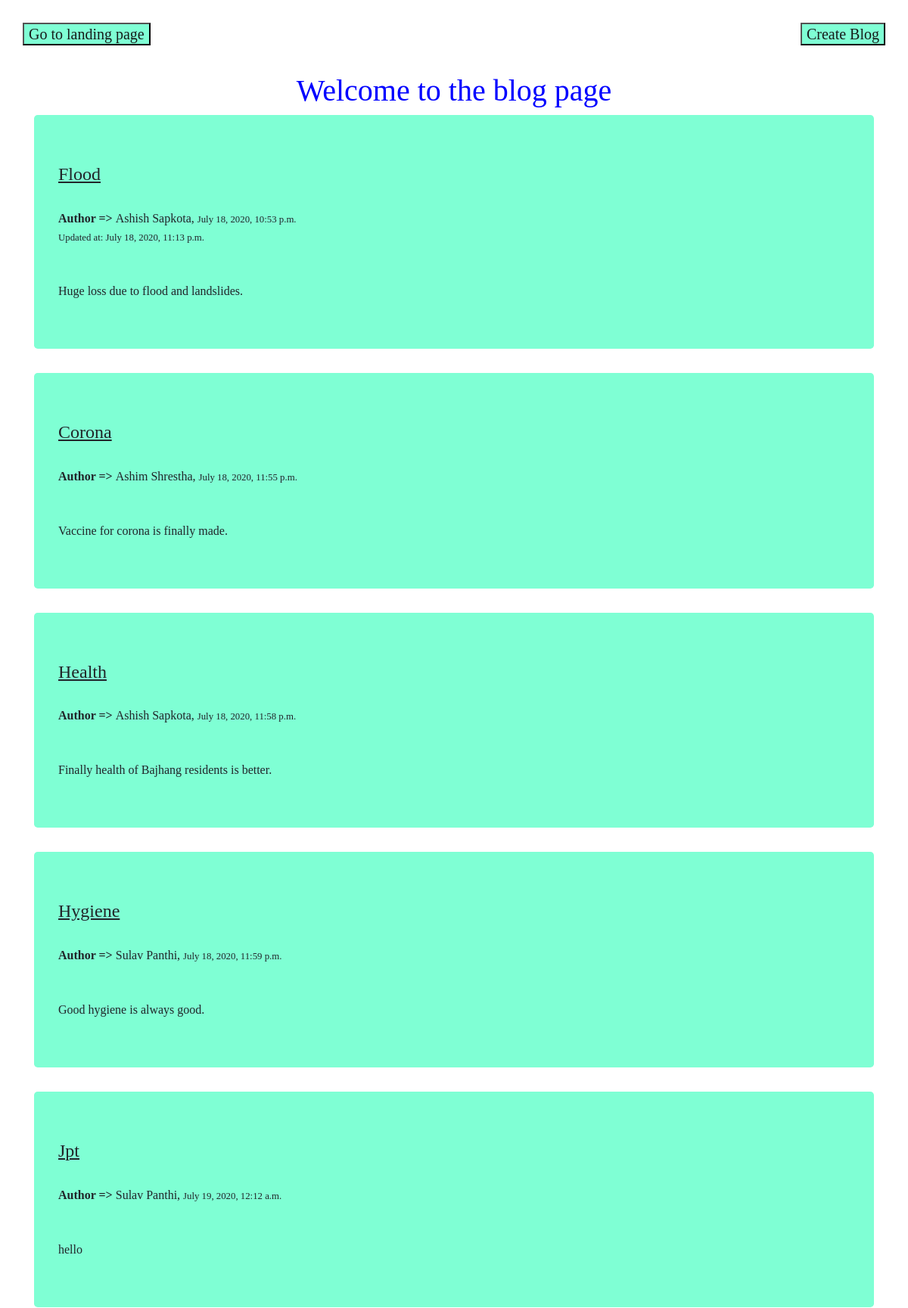
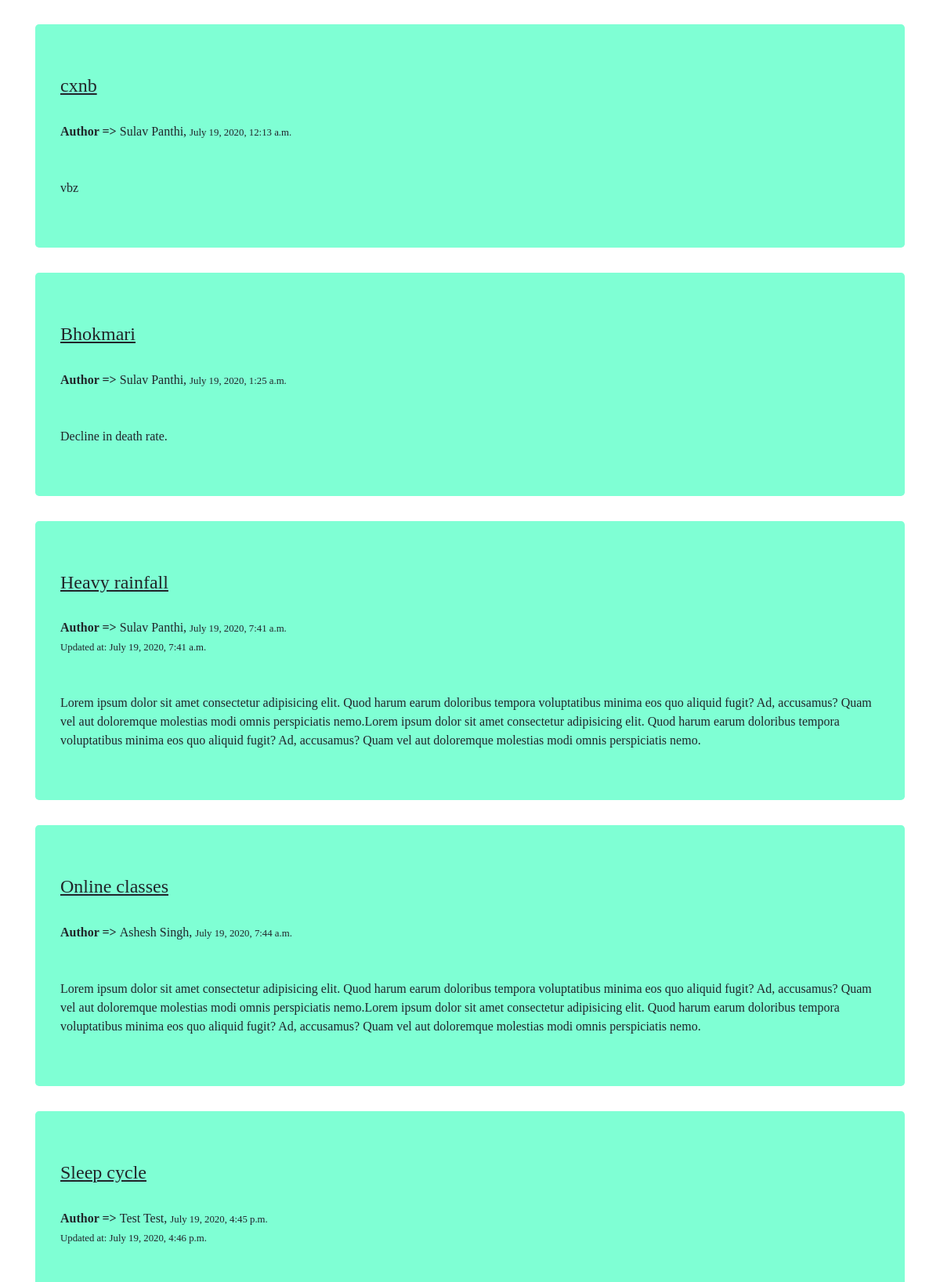
/blogs/blog/ (upper part), run on the app's committed database (2 pictures, top to bottom).
### blogs/models.py (models this page shows, shortened)
class Blog(models.Model):
    title = models.CharField(max_length=200)
    content = models.TextField()
    author = models.ForeignKey(Author, on_delete=models.CASCADE)
    created_at = models.DateTimeField(auto_now_add=True)
    updated_at = models.DateTimeField(auto_now=True)

class Author(models.Model):
    first_name = models.CharField(max_length=100)
    middle_name = models.CharField(max_length=50, blank=True)
    last_name = models.CharField(max_length=100)
    email = models.EmailField()
    dob = models.DateField(blank=True, null=True)
    def __str__(self):
        self.full_name = self.first_name+' '+self.last_name
        return self.full_name

### blogs/views.py (the view)
# urls.py: path('blog/', blog_view, name = 'blog'),
def blog_view(request):
    blogs = Blog.objects.all()
    return render(request, 'blogs/blog.html', {'blogs':blogs})

### blogs/templates/blogs/blog.html (shortened to what this page needs)
{% load static %}
<!DOCTYPE html>
<html lang="en">
<head>
    <link rel="stylesheet" href="https://maxcdn.bootstrapcdn.com/bootstrap/4.5.0/css/bootstrap.min.css">
</head>
<body style="font-family: verdana;">
    <button class="landing"><a href="{% url 'landing-page' %}"><h5>Go to landing page</h5></a></button>
    <button class="create"><a href="{% url 'blogs:create' %}"><h5>Create Blog</h5></a></button>
    <br>
    <br>
    <div class="blog-content">
        <div class="container blogs">
            <br>
            <br>
            <h1 style="text-align: center; color:blue">Welcome to the blog page</h1>
            {% for blog in blogs %}
            <div class="jumbotron">
                <b><u><h4>{{ blog.title }}</h4></u></b>
                <br><b>Author => </b>{{ blog.author }}, <small>{{ blog.created_at }}</small>
                <br>
                {% if blog.created_at != blog.updated_at %}
                    <small>Updated at: {{ blog.updated_at }}</small>
                    <br>
                {% endif %}
                <br><br>
                {{ blog.content }}
            </div>
            {% endfor %}
        </div>
    </div>
</body>
</html>

### data on the page
Blog: title "Flood", author "Ashish Sapkota", created_at "July 18, 2020, 10:53 p.m.", updated_at "July 18, 2020, 11:13 p.m.", content "Huge loss due to flood and landslides."
Blog: title "Corona", author "Ashim Shrestha", created_at "July 18, 2020, 11:55 p.m.", content "Vaccine for corona is finally made."
Blog: title "Health", author "Ashish Sapkota", created_at "July 18, 2020, 11:58 p.m.", content "Finally health of Bajhang residents is better."
Blog: title "Hygiene", author "Sulav Panthi", created_at "July 18, 2020, 11:59 p.m.", content "Good hygiene is always good."
Blog: title "Jpt", author "Sulav Panthi", created_at "July 19, 2020, 12:12 a.m.", content "hello"
Blog: title "cxnb", author "Sulav Panthi", created_at "July 19, 2020, 12:13 a.m.", content "vbz"
Blog: title "Bhokmari", author "Sulav Panthi", created_at "July 19, 2020, 1:25 a.m.", content "Decline in death rate."
Blog: title "Heavy rainfall", author "Sulav Panthi", created_at "July 19, 2020, 7:41 a.m.", updated_at "July 19, 2020, 7:41 a.m.", content "Lorem ipsum dolor sit amet consectetur adipisicing elit. Quod harum earum doloribus tempora voluptatibus minima eos quo aliquid fugit? Ad, accusamus? Quam vel aut doloremque molestias modi omnis perspiciatis nemo.Lorem ipsum dolor sit amet consectetur adipisicing elit. Quod harum earum doloribus tempora voluptatibus minima eos quo aliquid fugit? Ad, accusamus? Quam vel aut doloremque molestias modi omnis perspiciatis nemo."
Blog: title "Online classes", author "Ashesh Singh", created_at "July 19, 2020, 7:44 a.m.", content "Lorem ipsum dolor sit amet consectetur adipisicing elit. Quod harum earum doloribus tempora voluptatibus minima eos quo aliquid fugit? Ad, accusamus? Quam vel aut doloremque molestias modi omnis perspiciatis nemo.Lorem ipsum dolor sit amet consectetur adipisicing elit. Quod harum earum doloribus tempora voluptatibus minima eos quo aliquid fugit? Ad, accusamus? Quam vel aut doloremque molestias modi omnis perspiciatis nemo."
Blog: title "Sleep cycle", author "Test Test", created_at "July 19, 2020, 4:45 p.m.", updated_at "July 19, 2020, 4:46 p.m."
